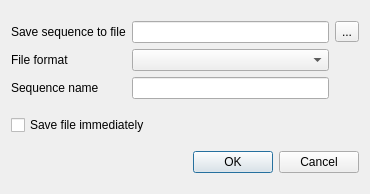
<?xml version="1.0" encoding="UTF-8"?>
<ui version="4.0">
 <class>CreateDocumentFromTextDialog</class>
 <widget class="QDialog" name="CreateDocumentFromTextDialog">
  <property name="geometry">
   <rect>
    <x>0</x>
    <y>0</y>
    <width>370</width>
    <height>194</height>
   </rect>
  </property>
  <property name="windowTitle">
   <string>Create Sequence</string>
  </property>
  <layout class="QVBoxLayout" name="verticalLayout">
   <item>
    <layout class="QGridLayout" name="gridLayout">
     <item row="0" column="0">
      <widget class="QLabel" name="label">
       <property name="text">
        <string>Save sequence to file</string>
       </property>
      </widget>
     </item>
     <item row="0" column="1">
      <widget class="QLineEdit" name="filepathEdit"/>
     </item>
     <item row="0" column="2">
      <widget class="QToolButton" name="browseButton">
       <property name="text">
        <string>...</string>
       </property>
      </widget>
     </item>
     <item row="1" column="0">
      <widget class="QLabel" name="label_2">
       <property name="text">
        <string>File format</string>
       </property>
      </widget>
     </item>
     <item row="1" column="1">
      <widget class="QComboBox" name="formatBox"/>
     </item>
     <item row="2" column="0">
      <widget class="QLabel" name="label_3">
       <property name="text">
        <string>Sequence name</string>
       </property>
      </widget>
     </item>
     <item row="2" column="1">
      <widget class="QLineEdit" name="nameEdit">
       <property name="text">
        <string/>
       </property>
      </widget>
     </item>
    </layout>
   </item>
   <item>
    <widget class="QCheckBox" name="saveImmediatelyBox">
     <property name="text">
      <string>Save file immediately</string>
     </property>
    </widget>
   </item>
   <item>
    <widget class="QDialogButtonBox" name="buttonBox">
     <property name="standardButtons">
      <set>QDialogButtonBox::Cancel|QDialogButtonBox::Ok</set>
     </property>
     <property name="centerButtons">
      <bool>false</bool>
     </property>
    </widget>
   </item>
  </layout>
 </widget>
 <resources/>
 <connections>
  <connection>
   <sender>buttonBox</sender>
   <signal>accepted()</signal>
   <receiver>CreateDocumentFromTextDialog</receiver>
   <slot>accept()</slot>
   <hints>
    <hint type="sourcelabel">
     <x>184</x>
     <y>173</y>
    </hint>
    <hint type="destinationlabel">
     <x>184</x>
     <y>96</y>
    </hint>
   </hints>
  </connection>
  <connection>
   <sender>buttonBox</sender>
   <signal>rejected()</signal>
   <receiver>CreateDocumentFromTextDialog</receiver>
   <slot>reject()</slot>
   <hints>
    <hint type="sourcelabel">
     <x>184</x>
     <y>173</y>
    </hint>
    <hint type="destinationlabel">
     <x>184</x>
     <y>96</y>
    </hint>
   </hints>
  </connection>
 </connections>
</ui>
